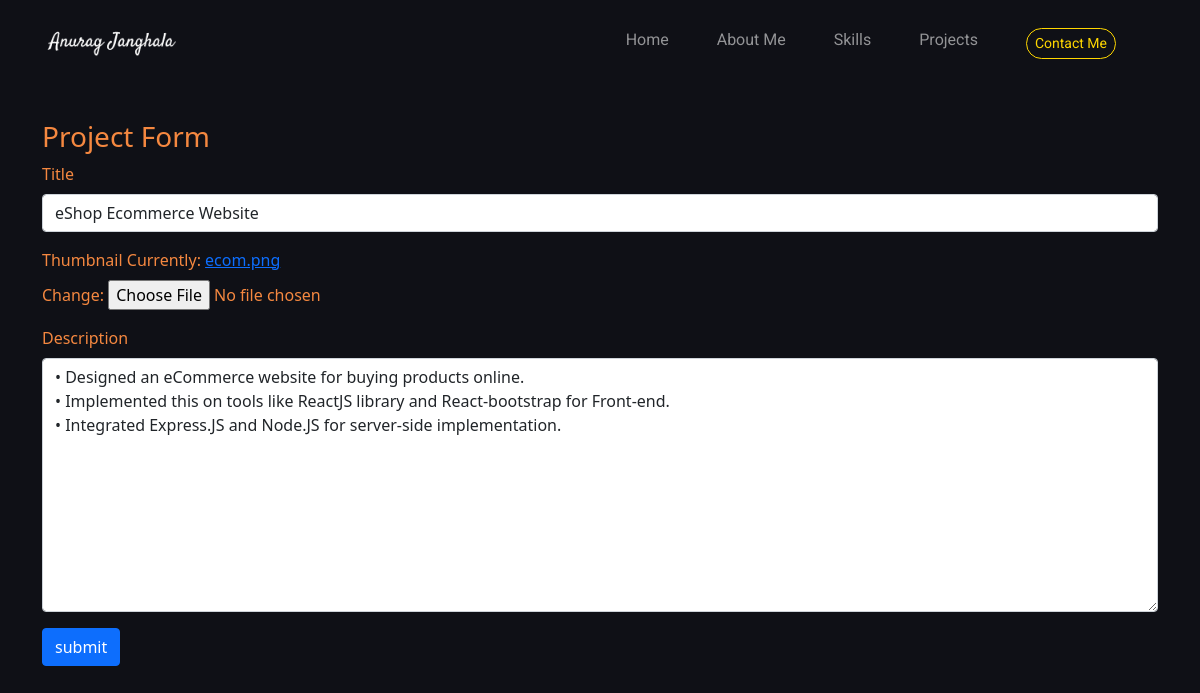
Page /edit-project/65406b19-e615-406c-80e7-9a93a6fca43d/ on the committed database.
### folio/models.py (models this page shows, shortened)
class Project(models.Model):
    title = models.CharField(max_length=200)
    thumbnail = models.ImageField(null=True)
    description = RichTextUploadingField()
    slug = models.SlugField(null=True, blank=True)
    created = models.DateTimeField(auto_now_add=True)
    id = models.UUIDField(default=uuid.uuid4, unique=True, primary_key=True, editable=False)

### folio/views.py (the view)
# urls.py: path('edit-project/<str:pk>/', views.editProject, name='edit-project'),
def editProject(request, pk):
    project = Project.objects.get(id=pk)
    form = ProjectForm(instance=project)
    if request.method == 'POST':
        form = ProjectForm(request.POST, request.FILES, instance=project)
        if form.is_valid():
            form.save()
            return redirect('landing-page')
    context= { 'form': form }
    return render(request, 'folio/project_form.html', context)

### folio/forms.py
class ProjectForm(ModelForm):
    class Meta:
        model = Project
        fields = ['title', 'thumbnail', 'description']
    def __init__(self, *args, **kwargs):
        super(ProjectForm, self).__init__(*args, **kwargs)
        self.fields['title'].widget.attrs.update(
            {'class': 'form-control'})
        self.fields['description'].widget.attrs.update(
            {'class': 'form-control'})

### folio/templates/folio/project_form.html (shortened to what this page needs)
{% extends 'base.html' %} {% load static %} {% block css_files %}
<link rel="stylesheet" href="{% static 'folio/style.css' %}" />
{% endblock %} {% block content %}
<div class="container" style="margin-top: 60px">
  <h3>Project Form</h3>
  <form method="POST" enctype="multipart/form-data">
    {% csrf_token %} {{form.media}} {% for field in form %}
    <div class="mb-3">
      <label for="exampleInputPassword1" class="form-label"
        >{{field.label}}</label
      >
      {{field}}
    </div>
    {% endfor %}
    <input class="btn btn-primary" type="submit" value="submit" />
  </form>
</div>
{% endblock %}

### static/global.css (style rules this page uses)
html { font-family: 'Roboto', sans-serif; }
body { margin: 0; padding: 0; box-sizing: border-box; background-color: #0f1016; }

### folio/templates/folio/project_form.html (style rules this page uses)
.mb-3, h3 { color: #f58840; }

### rows in the picture
Project: form "eShop Ecommerce Website" "• Designed an eCommerce website for buying products online. • Implemented this on tools like ReactJS library and React-bootstrap for Front-end. • Integrated Express.JS and Node.JS for server-side implementation."

### other values in the picture
{{ field.label }} "Title" "Thumbnail" "Description"
